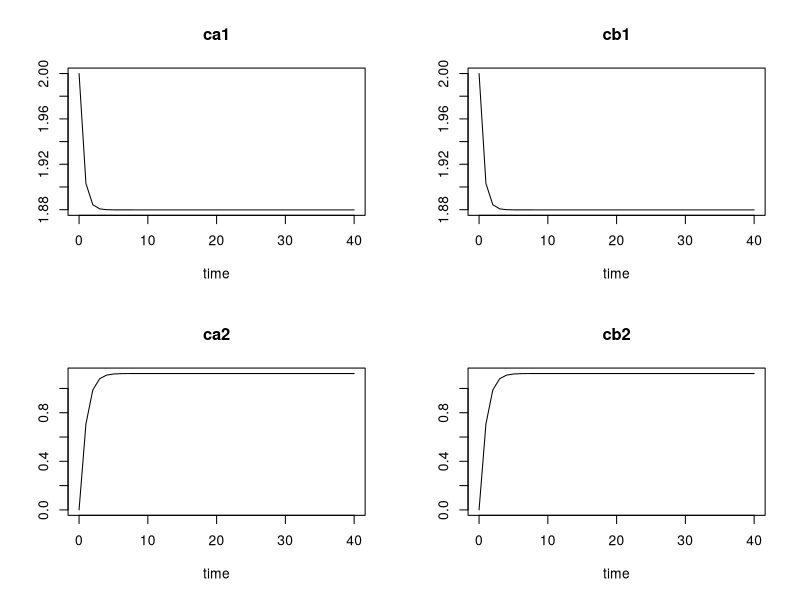
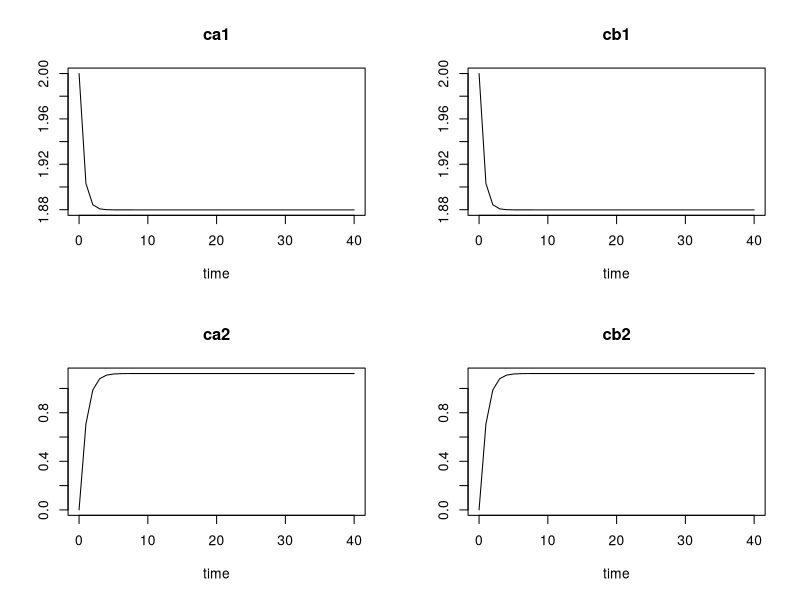

These figures' R source, in order:
# component mass-balance equation (1st-order, muti-variable, linear ODE for tank-series model)

library(deSolve)
CSTR_series <- function(t, state, parameters) {
  with(as.list(c(state, parameters)), {
    dca1 = a+ b*ca1+c*(ca1*cb1)                 # ODE form for tank-1, A-component 
    dcb1 = d+ b*cb1+c*(ca1*cb1)                # ODE form for tank-2, B-component 
    dca2 = -b*ca1+ b*ca2+c*(ca2*cb2)            # ODE form for tank-1, A-component 
    dcb2 = -b*cb1+ b*cb2+c*(ca2*cb2)            # ODE form for tank-2, B-component 
    list(c(dca1, dcb1, dca2, dcb2)) 
  })
}
parameters <- c(a = 2, b = -0.5, c= -0.3, d= 2)   # a, b, c, d are the parameters calculated for given data (i.e. V, Caf, Ff, k)
state      <- c(ca1 = 2, cb1=2, ca2= 0, cb2= 0)   # initial conditions for tank-1 (Ca1, cb1) and tank-2 (ca2, cb2) 
time      <- seq(0, 40, by = 1)


Sol_cstr_series <- ode(t = time, y = state, parms = parameters, func = CSTR_series)
plot(Sol_cstr_series)
Sol_cstr_series
plot(Sol_cstr_series)
Sol_cstr_series[11, 2]   # predict the concentration of "Ca1" at 10th minutes.
Sol_cstr_series[11, 4]   # predict the concentration of "Cb2" at 10th minutes.
